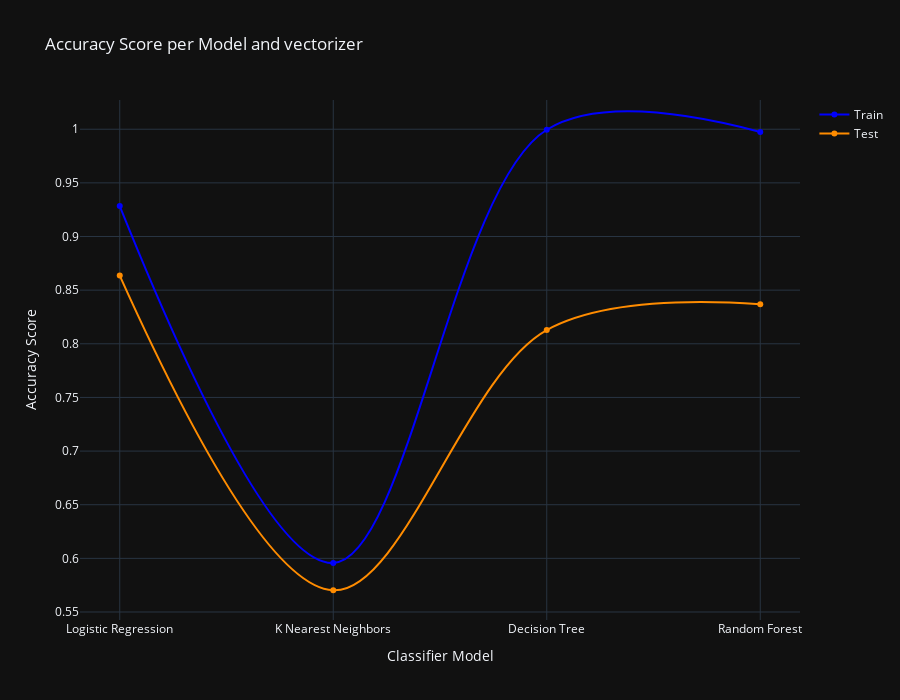

Notebook code cell kept with this figure:
### Markdown cell above
<b><font color='orange'>I think the Logistic Regression with a CountVectorizer is giving the best score.</font></b>

### Code cell
X = df_positive_negative["clean"]
y = df_positive_negative['sentiment']

X_train, X_test, y_train, y_test = train_test_split(X, y, random_state = 32, train_size = 0.75)

def classification_models(train, test):
  
    from sklearn.neighbors import KNeighborsClassifier
    model = KNeighborsClassifier(n_neighbors=2)
    model.fit(train, y_train)
    # print("Score for the KNN Train dataset :", model.score(train, y_train))
    # print("Score for the KNN Test dataset :", model.score(test, y_test))

    from sklearn.linear_model import LogisticRegression
    modelLR = LogisticRegression()
    modelLR.fit(train, y_train)
    # print("Score for the Logistic Regression Train dataset :", modelLR.score(train, y_train))
    # print("Score for the Logistic Regression Test dataset :", modelLR.score(test, y_test))

    from sklearn.tree import DecisionTreeClassifier
    modelDTC = DecisionTreeClassifier()
    modelDTC.fit(train, y_train)
    # print("Score for the Decision Tree Classifier Train dataset :", modelDTC.score(train, y_train))
    # print("Score for the Decision Tree Classifier Test dataset :", modelDTC.score(test, y_test))

    from sklearn.ensemble import RandomForestClassifier
    modelRFC = RandomForestClassifier(n_estimators=20).fit(train, y_train)
    # print("Score for the Decision Tree Classifier Train dataset:", modelRFC.score(train, y_train))
    # print("Score for the Decision Tree Classifier Test dataset:", modelRFC.score(test, y_test))



    dico = {'classifier_model': ['Logistic Regression', 'K Nearest Neighbors', 'Decision Tree', 'Random Forest'],
        'train_score': [0, 0, 0, 0],
        'test_score': [0, 0, 0, 0],}

    results = pd.DataFrame.from_dict(dico)
    results.iloc[0, 1:] = [modelLR.score(train, y_train), modelLR.score(test, y_test)]
    results.iloc[1, 1:] = [model.score(train, y_train), model.score(test, y_test)]
    results.iloc[2, 1:] = [modelDTC.score(train, y_train), modelDTC.score(test, y_test)]
    results.iloc[3, 1:] = [modelRFC.score(train, y_train), modelRFC.score(test, y_test)]

    print (results)

    import plotly.graph_objects as go
    fig = go.Figure()
    fig.add_trace(go.Scatter(x=results.classifier_model, y=results.train_score, name='Train', line_shape='spline', line_color='blue'))
    fig.add_trace(go.Scatter(x=results.classifier_model, y=results.test_score, name='Test', line_shape='spline', line_color='darkorange'))
    fig.update_layout(title='Accuracy Score per Model', xaxis_title='Classifier Model', yaxis_title='Accuracy Score', template='plotly_dark', height=700, width=900)
    fig.show()

classification_models(X_train_CV, X_test_CV)

### Figure 1 — Plotly figure (JSON) as saved in the notebook; plotly's stock layout.template omitted (floating-point values rounded to 4 significant figures)
{"data": [{"line": {"color": "blue", "shape": "spline"}, "name": "Train", "type": "scatter", "x": ["Logistic Regression", "K Nearest Neighbors", "Decision Tree", "Random Forest"], "y": [0.9284, 0.5957, 0.9995, 0.9975]}, {"line": {"color": "darkorange", "shape": "spline"}, "name": "Test", "type": "scatter", "x": ["Logistic Regression", "K Nearest Neighbors", "Decision Tree", "Random Forest"], "y": [0.8636, 0.5703, 0.8128, 0.837]}], "layout": {"height": 700, "title": {"text": "Accuracy Score per Model and vectorizer"}, "width": 900, "xaxis": {"title": {"text": "Classifier Model"}}, "yaxis": {"title": {"text": "Accuracy Score"}}}}
